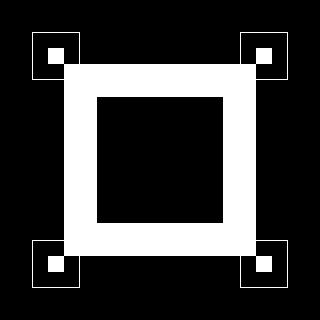

The image is a tile-based game level rendered from a .tmx file. Its description and complete source (layers, tilesets, objects, tile grids) follow:
An orthogonal 20x20 tile map with 16x16 px tiles, 2 tile layers (Background, Foreground) and 1 object (Player Start).

<map version="1.10" tiledversion="1.12.1" orientation="orthogonal" renderorder="right-down" width="20" height="20" tilewidth="16" tileheight="16" infinite="0" nextlayerid="5" nextobjectid="2">
 <editorsettings>
  <export target="../public/assets/tilemaps/debug.json" format="json" />
 </editorsettings>
 <tileset firstgid="1" name="debug" tilewidth="16" tileheight="16" spacing="16" margin="16" tilecount="9" columns="3">
  <image source="../public/assets/tilemaps/debug.png" width="112" height="112" />
  <tile id="4">
   <properties>
    <property name="collision" type="bool" value="true" />
   </properties>
  </tile>
 </tileset>
 <layer id="2" name="Background" width="20" height="20">
  <data encoding="csv">
0,0,0,0,0,0,0,0,0,0,0,0,0,0,0,0,0,0,0,0,
0,0,0,0,0,0,0,0,0,0,0,0,0,0,0,0,0,0,0,0,
0,0,0,0,0,0,0,0,0,0,0,0,0,0,0,0,0,0,0,0,
0,0,0,0,0,0,0,0,0,0,0,0,0,0,0,0,0,0,0,0,
0,0,0,0,5,5,5,5,5,5,5,5,5,5,5,5,0,0,0,0,
0,0,0,0,5,5,5,5,5,5,5,5,5,5,5,5,0,0,0,0,
0,0,0,0,5,5,1,2,2,2,2,2,2,3,5,5,0,0,0,0,
0,0,0,0,5,5,4,0,0,0,0,0,0,6,5,5,0,0,0,0,
0,0,0,0,5,5,4,0,0,0,0,0,0,6,5,5,0,0,0,0,
0,0,0,0,5,5,4,0,0,0,0,0,0,6,5,5,0,0,0,0,
0,0,0,0,5,5,4,0,0,0,0,0,0,6,5,5,0,0,0,0,
0,0,0,0,5,5,4,0,0,0,0,0,0,6,5,5,0,0,0,0,
0,0,0,0,5,5,4,0,0,0,0,0,0,6,5,5,0,0,0,0,
0,0,0,0,5,5,7,8,8,8,8,8,8,9,5,5,0,0,0,0,
0,0,0,0,5,5,5,5,5,5,5,5,5,5,5,5,0,0,0,0,
0,0,0,0,5,5,5,5,5,5,5,5,5,5,5,5,0,0,0,0,
0,0,0,0,0,0,0,0,0,0,0,0,0,0,0,0,0,0,0,0,
0,0,0,0,0,0,0,0,0,0,0,0,0,0,0,0,0,0,0,0,
0,0,0,0,0,0,0,0,0,0,0,0,0,0,0,0,0,0,0,0,
0,0,0,0,0,0,0,0,0,0,0,0,0,0,0,0,0,0,0,0
</data>
 </layer>
 <layer id="1" name="Foreground" width="20" height="20">
  <data encoding="csv">
0,0,0,0,0,0,0,0,0,0,0,0,0,0,0,0,0,0,0,0,
0,0,0,0,0,0,0,0,0,0,0,0,0,0,0,0,0,0,0,0,
0,0,1,2,3,0,0,0,0,0,0,0,0,0,0,1,2,3,0,0,
0,0,4,5,6,0,0,0,0,0,0,0,0,0,0,4,5,6,0,0,
0,0,7,8,9,0,0,0,0,0,0,0,0,0,0,7,8,9,0,0,
0,0,0,0,0,0,0,0,0,0,0,0,0,0,0,0,0,0,0,0,
0,0,0,0,0,0,0,0,0,0,0,0,0,0,0,0,0,0,0,0,
0,0,0,0,0,0,0,0,0,0,0,0,0,0,0,0,0,0,0,0,
0,0,0,0,0,0,0,0,0,0,0,0,0,0,0,0,0,0,0,0,
0,0,0,0,0,0,0,0,0,0,0,0,0,0,0,0,0,0,0,0,
0,0,0,0,0,0,0,0,0,0,0,0,0,0,0,0,0,0,0,0,
0,0,0,0,0,0,0,0,0,0,0,0,0,0,0,0,0,0,0,0,
0,0,0,0,0,0,0,0,0,0,0,0,0,0,0,0,0,0,0,0,
0,0,0,0,0,0,0,0,0,0,0,0,0,0,0,0,0,0,0,0,
0,0,0,0,0,0,0,0,0,0,0,0,0,0,0,0,0,0,0,0,
0,0,1,2,3,0,0,0,0,0,0,0,0,0,0,1,2,3,0,0,
0,0,4,5,6,0,0,0,0,0,0,0,0,0,0,4,5,6,0,0,
0,0,7,8,9,0,0,0,0,0,0,0,0,0,0,7,8,9,0,0,
0,0,0,0,0,0,0,0,0,0,0,0,0,0,0,0,0,0,0,0,
0,0,0,0,0,0,0,0,0,0,0,0,0,0,0,0,0,0,0,0
</data>
 </layer>
 <objectgroup id="3" name="Objects">
  <object id="1" name="Player Start" x="160" y="160">
   <point />
  </object>
 </objectgroup>
</map>
